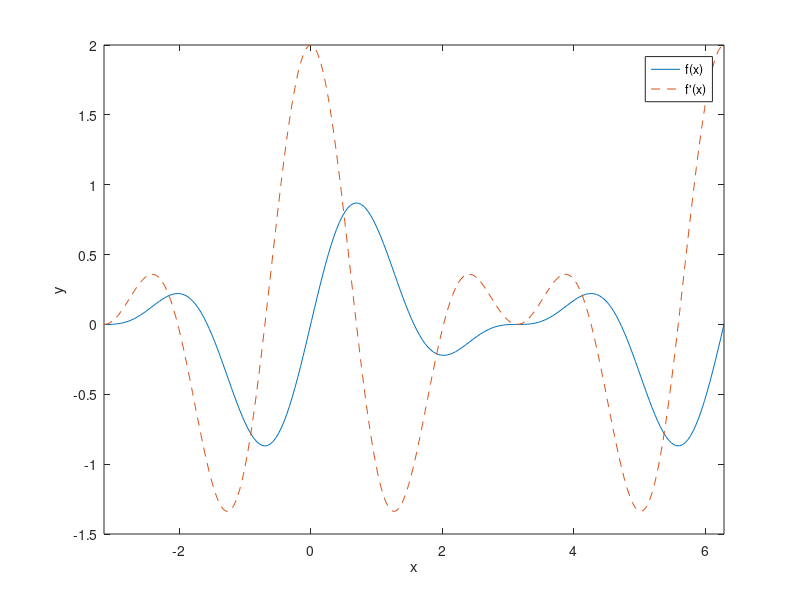

Write the MATLAB code that produced this figure. (Note: this script raises an error after producing the figure.)
%% Math 320 - Chapter 5 Homework
% Tomas Oh

close all, clear, clc, format compact

%% Chapter 5, Problem #7

f = @(x) sin(2 * x) .* (cos(0.5 * x)).^2;
fp = @(x) 2*cos(2 * x) .* (cos(0.5 * x)).^2 - 0.5 * sin(2 * x) .* sin(x);

fplot(f, [-pi, 2 * pi]);
hold on;
fplot(fp, [-pi, 2 * pi], '--');
xlabel('x');
ylabel('y');
legend('f(x)', 'f''(x)');
hold off;

%% Chapter 5, Problem #9

x = @(t) 0.7 * sin(10 * t);
y = @(t) 1.2 * sin(8 * t);
fplot(x, y, [0, pi]);
axis([-1.5, 1.5, -1.5, 1.5]);

%% Chapter 5, Problem #16

x = @(t) (3.3 - 0.3 * t.^2) .* cos(t);
y = @(t) (3.3 - 0.4 * t.^2) .* sin(t);
fplot(x, y, [-4, 4], 'LineWidth', 15);
axis([-2, 4, -3, 3]);

%% Chapter 5, Problem #17

theta = linspace(0, 5 * pi, 200);
posR = sqrt(theta); negR = -sqrt(theta);
polar(theta, posR);
hold on;
polar(theta, negR);
hold off;

%% Chapter 5, Problem #18

n = 1:100; theta = deg2rad(n * 135.7);
r = sqrt(n);
polar(theta, r, 'o');

%% Chapter 5, Problem #21

t = 10:10:70; H_data = [9, 22, 44, 63, 80, 94, 97];
H = @(t) 100.8 ./ (1 + 23 * exp(-0.093 * t));

plot(t, H_data, '.');
hold on;
fplot(H, [10, 70]);
hold off;
xlabel('Time t (in days)');
ylabel('Height H (in inches)');
legend('Data points', 'Logistic Function H', 'Location', 'SE');

%% Chapter 5, Problem #27

c = 3 * 10^8; h = 6.626 * 10^(-34); k = 1.38 * 10^(-23);

% We need to convert l, which is in micrometers, to meters
R = @(l, T) ((2 * pi * h * c^2) ./ ((l * 1e-6).^5)) .* ...
             (1 ./ (exp((h * c) ./ ((l * 1e-6) * k * T)) - 1));

T1 = 3000; T2 = 4000; T3 = 5000;
wavelengthBounds = [0.1, 3];

fplot(@(l) R(l, T1), wavelengthBounds, ':');
hold on;
fplot(@(l) R(l, T2), wavelengthBounds, '--');
fplot(@(l) R(l, T3), wavelengthBounds);
hold off;
xlabel('Wavelength (\mum)');
ylabel('Spectral Energy Density (W/m^{3})');
legend('T=3,000K', 'T=4,000K', 'T=5,000K');

%% Chapter 5, Problem #32

x = @(t) 4.219 * (exp(-1.58 * t) - exp(-6.32 * t));
v = @(t) 26.67 * exp(-6.32 * t) - 6.67 * exp(-1.58 * t);
bounds = [0, 4];
subplot(2, 1, 1);
fplot(x, bounds);
subplot(2, 1, 2);
fplot(v, bounds);

%% Chapter 5, Problem #34

f1 = 130; f2 = 120;
y = @(t) 2 * cos(2 * pi * (f1 + f2) / 2 * t) .* cos(2 * pi * (f1 - f2) / 2 * t);
fplot(y, [0, 0.3]);
xlabel('Time (s)');
ylabel('Amplitude');

%% Chapter 5, Problem #37

x1 = [0, 8]; x2 = [8, 12]; x3 = [12, 20];
V1 = @(x) 400 - 200 * x;
V2 = @(x) -1200 + x * 0;
V3 = @(x) -250 * x + 5000;

subplot(2, 1, 1);
fplot(V1, x1);
hold on;
fplot(V2, x2);
fplot(V3, x3);
hold off;

M1 = @(x) -100 * x.^2 + 400 * x;
M2 = @(x) -1200 * x + 6400;
M3 = @(x) -125 * (x - 12).^2 + 2000 * x - 32000;

subplot(2, 1, 2);
fplot(M1, x1);
hold on;
fplot(M2, x2);
fplot(M3, x3);
hold off;

%% Chapter 5, Problem #38

Q = 300;
D = linspace(100,2000,500);
L0_1 = 5; L0_2 = 10; L0_3 = 20;
Lc1 = L0_1 ./ (1 + (2.5 .* D.^(2/3)) ./ sqrt(Q));
Lc2 = L0_2 ./ (1 + (2.5 .* D.^(2/3)) ./ sqrt(Q));
Lc3 = L0_3 ./ (1 + (2.5 .* D.^(2/3)) ./ sqrt(Q));

plot(D, Lc1);
hold on;
plot(D, Lc2);
plot(D, Lc3);
hold off;
xlabel('Depth of filter (m)');
ylabel('Effluent BOD (mg/L)');
legend('L_{0} = 5 mg/L', 'L_{0} = 10 mg/L', 'L_{0} = 20 mg/L');

% L0_1 ~= 1000m depth, L0_2 ~= 1600m depth, L0_3 > 2000m

%% Chapter 5, Problem #40

bounds = [0, 4.5];
hold on;
fplot(@(x) sin(x).^2, bounds);
fplot(@(x) x.^2 - x.^4/3, bounds, '--');
fplot(@(x) x.^2 - x.^4/3 + 2 * x.^6/45, bounds, ':');
fplot(@(x) x.^2 - x.^4/3 + 2 * x.^6/45 - x.^8/315 + x.^10/14175, bounds, '-.');
hold off;
xlabel('x');
ylabel('sin^{2}(x)');
axis([-1, 5, 0, 1.5]);
legend('sin^{2}(x)', 'Two terms', 'Three terms', 'Five terms');